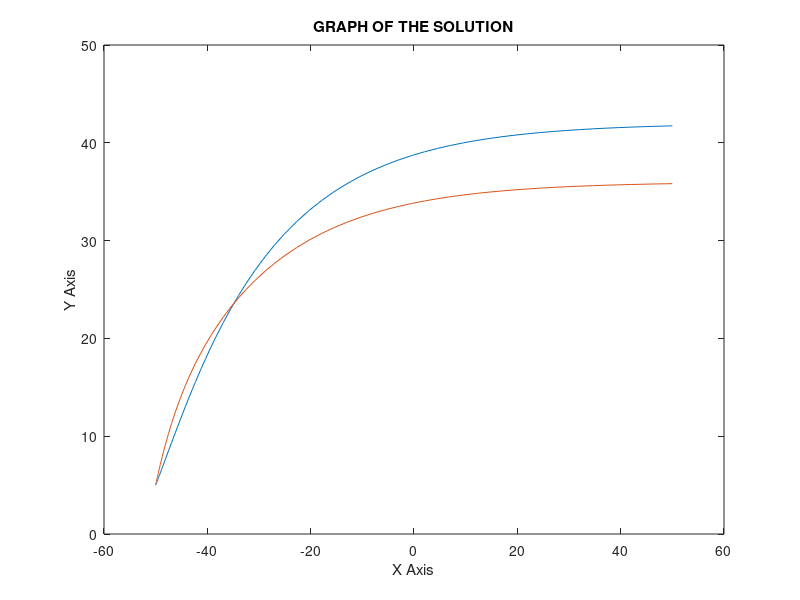

MATLAB code to generate this figure:
disp('SOFTEC SOFTWARE SOLUTIONS AND DEV OPS');
disp('Muhammad Hamza 21i-1656');
disp('Ahmad Akhtar 21i-1655');
disp('Hammad javaid I21 1661');
x=input('Enter the value for the first variable x: ');
y=input('Enter the value for the second variable y: ');
Funcion=@(a, b)[-0.1.*b(1) + 0.075.*b(2) + 1.5; 0.1.*b(1) - 0.2.*b(2) + 3];
[aa,bb]= ode45(Funcion, [-50 50], [x y]);
plot(aa,bb);
title('GRAPH OF THE SOLUTION');
xlabel('X Axis');
ylabel('Y Axis');